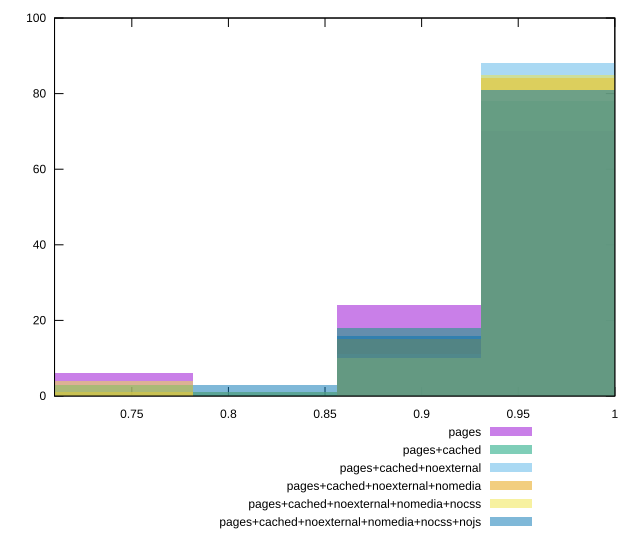

Here is the gnuplot script that generated this plot:
reset

$pages <<EOF
0.9680815266312175 70
0.8936137168903546 24
0.7446780974086288 6
EOF

$pagesCached <<EOF
0.9680815266312175 78
0.8936137168903546 18
0.7446780974086288 3
0.8191459071494916 1
EOF

$pagesCachedNoexternal <<EOF
0.9680815266312175 88
0.8936137168903546 11
0.7446780974086288 1
EOF

$pagesCachedNoexternalNomedia <<EOF
0.9680815266312175 84
0.8936137168903546 15
0.7446780974086288 1
EOF

$pagesCachedNoexternalNomediaNocss <<EOF
0.9680815266312175 85
0.8936137168903546 10
0.8191459071494916 1
0.7446780974086288 4
EOF

$pagesCachedNoexternalNomediaNocssNojs <<EOF
0.9680815266312175 81
0.8936137168903546 16
0.8191459071494916 3
EOF

set key outside below
set boxwidth 0.07446780974086288
set xrange [0.71:1]
set yrange [0:100]
set trange [0:100]
set style fill transparent solid 0.5 noborder
set terminal svg size 640, 540 enhanced background rgb 'white'
set output "reprap/unminified-javascript/comparison/histogram/all_score.svg"

plot $pages title "pages" with boxes, \
     $pagesCached title "pages+cached" with boxes, \
     $pagesCachedNoexternal title "pages+cached+noexternal" with boxes, \
     $pagesCachedNoexternalNomedia title "pages+cached+noexternal+nomedia" with boxes, \
     $pagesCachedNoexternalNomediaNocss title "pages+cached+noexternal+nomedia+nocss" with boxes, \
     $pagesCachedNoexternalNomediaNocssNojs title "pages+cached+noexternal+nomedia+nocss+nojs" with boxes

reset
